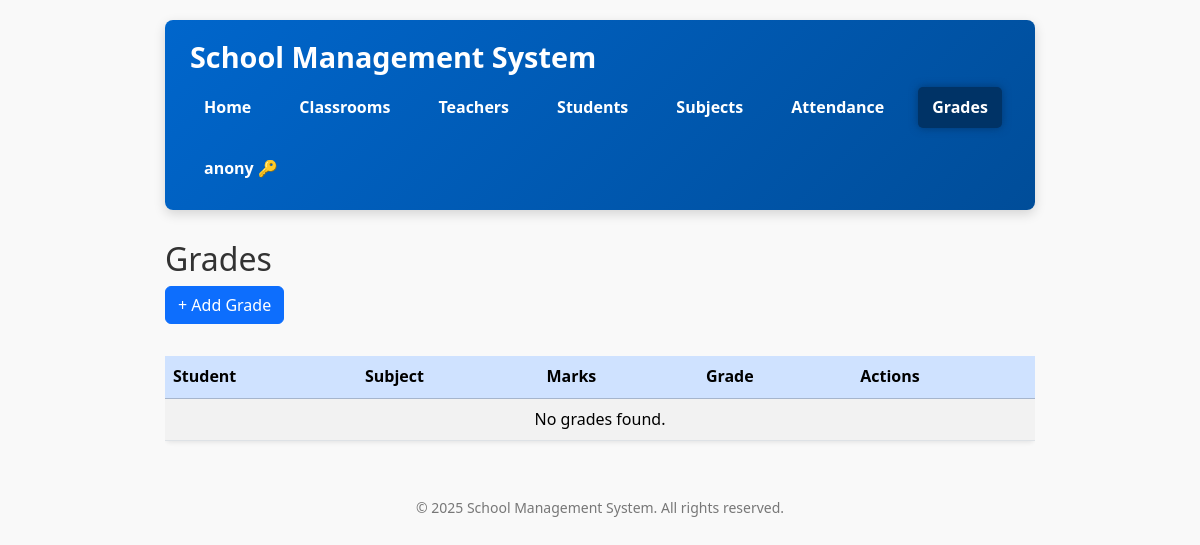
The page /grades/ (signed in) on the database as committed earlier.
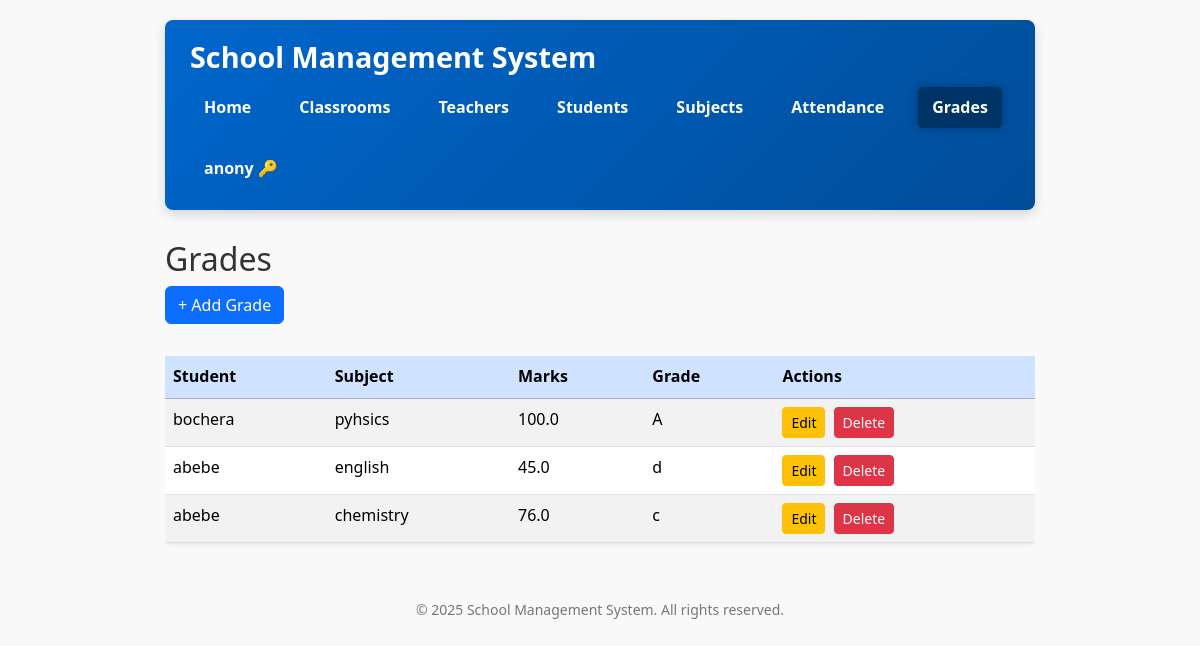
The same page on the database as committed later.
### school/models.py (models this page shows, shortened)
class User(AbstractUser):
    ROLE_CHOICES = (
        ('ADMIN', 'Admin'),
        ('TEACHER', 'Teacher'),
        ('STUDENT', 'Student'),
    )
    role = models.CharField(max_length=10, choices=ROLE_CHOICES, null=True, blank=True)
    force_password_change = models.BooleanField(default=False)  # Add this field

class Grade(models.Model):
    student = models.ForeignKey(Student, on_delete=models.CASCADE, related_name='grades')
    subject = models.ForeignKey(Subject, on_delete=models.CASCADE, related_name='grades')
    marks = models.FloatField()
    grade = models.CharField(max_length=2)
    class Meta:
        unique_together = ('student', 'subject')

class Student(models.Model):
    user = models.OneToOneField(settings.AUTH_USER_MODEL, on_delete=models.CASCADE)
    GENDER_CHOICES = [('Male', 'Male'), ('Female', 'Female'), ('Other', 'Other')]
    name = models.CharField(max_length=100)
    age = models.PositiveIntegerField()
    gender = models.CharField(max_length=10, choices=GENDER_CHOICES)
    photo = models.ImageField(upload_to='student_photos/', blank=True, null=True)
    address = models.TextField(blank=True)
    parent_contact = models.CharField(max_length=20, blank=True)
    classroom = models.ForeignKey(ClassRoom, on_delete=models.CASCADE, related_name='students')
    class Meta:
        ordering = ['name']

class Subject(models.Model):
    name = models.CharField(max_length=100)
    code = models.CharField(max_length=10)
    class Meta:
        ordering = ['name']

### school/views.py (the view)
# urls.py: path('grades/', views.grade_list, name='grade_list'),
@role_required(['Admin', 'Teacher'])
def grade_list(request):
    user = request.user
    grades = Grade.objects.select_related('student', 'subject').order_by('-id')
    if user.role == 'TEACHER':
        teacher = get_object_or_404(Teacher, user=user)
        classrooms = ClassRoom.objects.filter(subjects__teachers=teacher)
        grades = grades.filter(student__classroom__in=classrooms)
    return render(request, 'school/grade_list.html', {'grades': grades})

### school/views.py (called while the page is built)
def role_required(allowed_roles=[]):
    def decorator(view_func):
        @wraps(view_func)
        def wrapper(request, *args, **kwargs):
            user = request.user
            if not user.is_authenticated:
                return redirect('login')
            user_role = getattr(user, 'role', None)
            if user.is_superuser or (user_role and user_role.upper() in [r.upper() for r in allowed_roles]):
                return view_func(request, *args, **kwargs)
            return redirect('school:no_permission')
        return wrapper
    return decorator

### school/templates/school/grade_list.html (shortened to what this page needs)
{% extends 'school/base.html' %}
{% block content %}
<h2>Grades</h2>
<p><a href="{% url 'school:grade_create' %}" class="btn btn-primary mb-3">+ Add Grade</a></p>
<div class="table-responsive">
    <table class="table table-striped table-hover rounded shadow-sm bg-white">
        <thead class="table-primary">
            <tr>
                <th>Student</th>
                <th>Subject</th>
                <th>Marks</th>
                <th>Grade</th>
                <th>Actions</th>
            </tr>
        </thead>
        <tbody>
            {% for grade in grades %}
            <tr>
                <td>{{ grade.student.name }}</td>
                <td>{{ grade.subject.name }}</td>
                <td>{{ grade.marks }}</td>
                <td>{{ grade.grade }}</td>
                <td>
                    <a href="{% url 'school:grade_update' grade.pk %}" class="btn btn-sm btn-warning me-1">Edit</a>
                    <a href="{% url 'school:grade_delete' grade.pk %}" class="btn btn-sm btn-danger"
                       onclick="return confirm('Are you sure you want to delete this grade?');">Delete</a>
                </td>
            </tr>
            {% empty %}
            <tr><td colspan="5" class="text-center">No grades found.</td></tr>
            {% endfor %}
        </tbody>
    </table>
</div>
{% endblock %}

### school/templates/school/base.html (shortened to what this page needs)
{% load static %}
<!DOCTYPE html>
<html lang="en">
<head>
    <link href="https://cdn.jsdelivr.net/npm/bootstrap@5.3.3/dist/css/bootstrap.min.css" rel="stylesheet" />
</head>
<body>
    <header>
        <div class="d-flex align-items-center">
            <h1>School Management System</h1>
        </div>
        <nav>
            <a href="{% url 'school:home' %}" class="{% if request.resolver_match.url_name == 'home' %}active{% endif %}">Home</a>
            <a href="{% url 'school:classroom_list' %}" class="{% if 'classroom' in request.path %}active{% endif %}">Classrooms</a>
            <a href="{% url 'school:teacher_list' %}" class="{% if 'teacher' in request.path %}active{% endif %}">Teachers</a>
            <a href="{% url 'school:student_list' %}" class="{% if 'student' in request.path %}active{% endif %}">Students</a>
            <a href="{% url 'school:subject_list' %}" class="{% if 'subject' in request.path %}active{% endif %}">Subjects</a>
            <a href="{% url 'school:attendance_list' %}" class="{% if 'attendance' in request.path %}active{% endif %}">Attendance</a>
            <a href="{% url 'school:grade_list' %}" class="{% if 'grade' in request.path %}active{% endif %}">Grades</a>
            {% if user.is_authenticated %}
                <form id="logout-form" action="{% url 'school:logout' %}" method="post" style="display:inline;">
                    <button type="submit" title="Logout">{{ user.username }} &#x1F511;</button>
                </form>
            {% else %}
                <a href="{% url 'school:login' %}" class="{% if 'login' in request.path %}active{% endif %}">Login</a>
            {% endif %}
        </nav>
    </header>
    <main>
        {% block content %}{% endblock %}
    </main>
    <footer>
        &copy; {% now "Y" %} School Management System. All rights reserved.
    </footer>
</body>
</html>

### school/templates/school/base.html (style rules this page uses)
body { font-family: 'Segoe UI', Tahoma, Geneva, Verdana, sans-serif; max-width: 900px; margin: 20px auto; padding: 0 15px; background: #f9f9f9; color: #333; line-height: 1.6; }
header { background: linear-gradient(135deg, #0066cc 0%, #004d99 100%); color: white; padding: 20px 25px; margin-bottom: 30px; border-radius: 8px; box-shadow: 0 4px 12px rgba(0, 0, 0, 0.15); position: sticky; top: 0; z-index: 1000; }
header h1 { margin: 0; font-weight: 700; font-size: 1.8rem; user-select: none; }
nav { margin-top: 12px; display: flex; gap: 20px; flex-wrap: wrap; }
nav a, nav form button { color: white; font-weight: 600; padding: 8px 14px; border-radius: 5px; transition: background-color 0.3s ease; cursor: pointer; text-decoration: none; border: none; background: none; }
nav a.active { background-color: #003366; color: #fff; box-shadow: 0 0 8px #003366cc; }
footer { margin-top: 40px; text-align: center; color: #777; font-size: 14px; }

Rows that differ between the two databases and show on the page:
added Grade: student.name "bochera", subject.name "pyhsics", marks "100.0", grade "A"
added Grade: student.name "abebe", subject.name "english", marks "45.0", grade "d"
added Grade: student.name "abebe", subject.name "chemistry", marks "76.0", grade "c"
Other text that changed with them:
text no longer shown: "No grades found."
